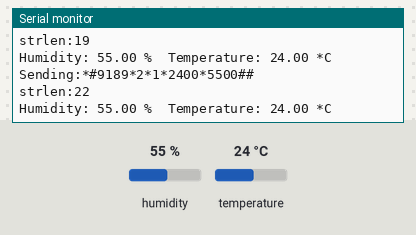
A sketch run on a simulated Arduino Uno, built with avr-gcc and run on an emulated ATmega328P. On the bench: the last lines printed to the serial monitor. The inputs (shaded band) are chosen by the test bench; at power-on: humidity 55 %, temperature 24 °C. No radio packets arrive unless stated.

Above: at 9.9 s.
10.0 s: humidity set to 22 %
At 18.9 s:
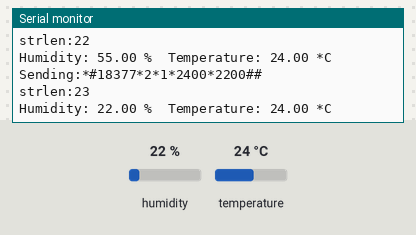
19.1 s: temperature set to 12 °C
At 28.1 s:
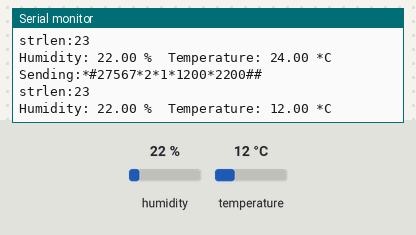
28.2 s: humidity set to 40 %
At 37.4 s:
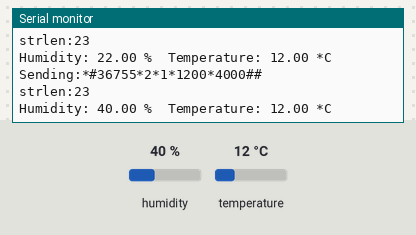
Timing chart, 0 to 38.9 s (numbered marks = the images above; inputs shaded):
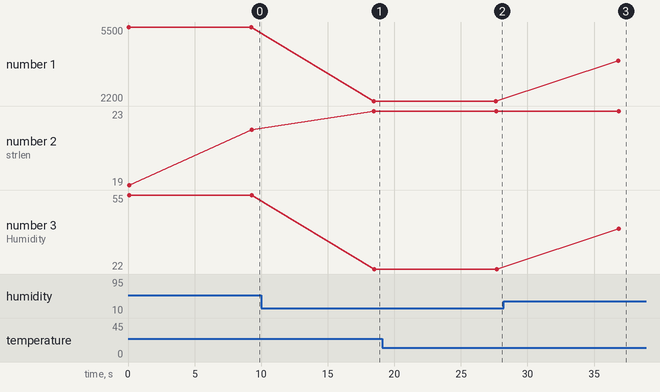

The sketch:

Node_1-nano_temperature_sensor.ino
```cpp
#include <SPI.h>

#include <RadioHead.h>
#include <RH_ASK.h>
#include <DHT.h>
#include <LowPower.h>

#define GROUP_ID 2 // Temperature + Humidity sensor
#define NODE_ID  1

#define DHTPIN 2 // what pin we're connected to
// Uncomment whatever type you're using!
//#define DHTTYPE DHT11 // DHT 11
#define DHTTYPE DHT22 // DHT 22 (AM2302)
//#define DHTTYPE DHT21 // DHT 21 (AM2301)
// Connect pin 1 (on the left) of the sensor to +5V
// NOTE: If using a board with 3.3V logic like an Arduino Due connect pin 1
// to 3.3V instead of 5V!
// Connect pin 2 of the sensor to whatever your DHTPIN is
// Connect pin 4 (on the right) of the sensor to GROUND
// Connect a 10K resistor from pin 2 (data) to pin 1 (power) of the sensor
// Initialize DHT sensor for normal 16mhz Arduino
DHT dht(DHTPIN, DHTTYPE);
// NOTE: For working with a faster chip, like an Arduino Due or Teensy, you
// might need to increase the threshold for cycle counts considered a 1 or 0.
// You can do this by passing a 3rd parameter for this threshold. It's a bit
// of fiddling to find the right value, but in general the faster the CPU the
// higher the value. The default for a 16mhz AVR is a value of 6. For an
// Arduino Due that runs at 84mhz a value of 30 works.
// Example to initialize DHT sensor for Arduino Due:
//DHT dht(DHTPIN, DHTTYPE, 30);
const int transmit_pin = 10;
const int transmit_en_pin = 12;
const int receive_pin = 5;

uint16_t speed = 2000;

RH_ASK driver(speed);

void setup() {

  Serial.begin(9600);
  dht.begin();
  //driver.init();
  if (!driver.init())
    Serial.println("init failed");
}
void loop() {

  // Reading temperature or humidity takes about 250 milliseconds!
  // Sensor readings may also be up to 2 seconds 'old' (its a very slow sensor)
    float h = dht.readHumidity();
    // Read temperature as Celsius
    float t = dht.readTemperature();
    // Check if any reads failed and exit early (to try again).
    if (isnan(h) || isnan(t) ){
      //Serial.println("Failed to read from DHT sensor!");
      return;
    }
     char tempHum [50];
     //snprintf(tempHum, 50, "%i,TS:%lu,G:%d,N:%d,H:%d,T:%i", ++nbLoop, millis(), GROUP_ID, NODE_ID,(int)(h*100), (int)(t*100));
     snprintf(tempHum, 50, "*#%lu*%i*%i*%i*%i##", millis(), GROUP_ID, NODE_ID,(int)(t*100), (int)(h*100));
     driver.send((uint8_t *)  tempHum, strlen(tempHum));
     //driver.send(tempHum, strlen(tempHum));
     driver.waitPacketSent();

    //Serial.print("Transmitting at speed:");
    //Serial.println(speed);
    Serial.print("Sending:");
    Serial.println(tempHum);
    Serial.print("strlen:");
    Serial.println(strlen(tempHum));
    Serial.print("Humidity: ");
    Serial.print(h);
    Serial.print(" %\t");
    Serial.print("Temperature: ");
    Serial.print(t);
    Serial.println(" *C");


    delay(1000 + NODE_ID);
    //delay(4000);
    // Enter power down state for 8 s with ADC and BOD module disabled
    //for(int i = 0; i < 7; i++) //56 sec
     LowPower.powerDown(SLEEP_8S, ADC_OFF, BOD_OFF);

    delay(100 + NODE_ID);
}
```

Measured:
- after the input at 10.0 s, the serial monitor: prints a new line after 8.4 s (image 1)
- after the input at 19.1 s, the serial monitor: prints a new line after 8.5 s (image 2)
- after the input at 28.2 s, the serial monitor: prints a new line after 8.6 s (image 3)
- plotted number 1: 5500 → 2200 after the input at 10.0 s, 2200 → 4000 after the input at 28.2 s
- plotted number 3: 22 → 40 after the input at 28.2 s
